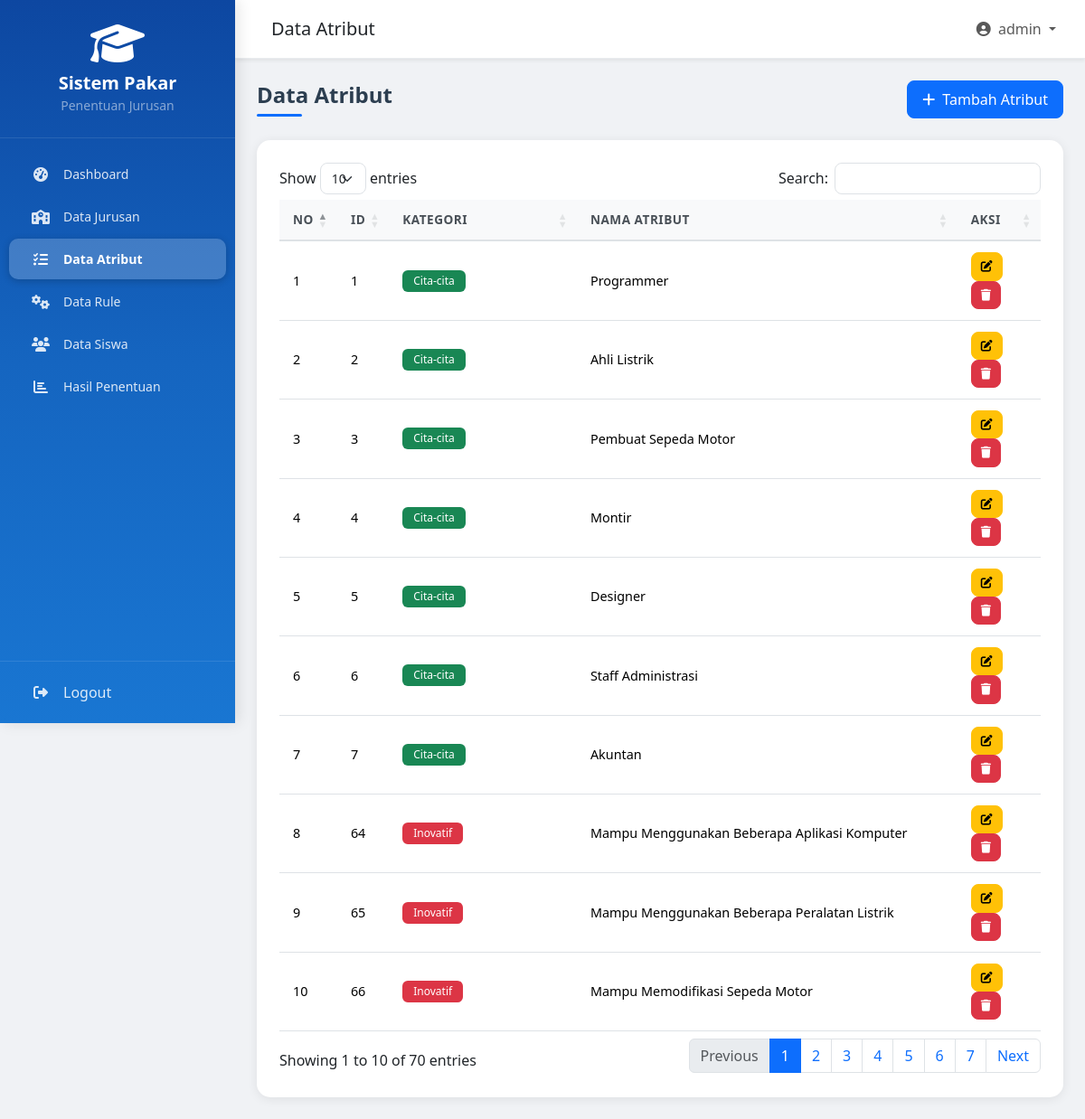
Page /admin/atribut.php (signed in) on the committed database.
### tables this page shows
CREATE TABLE atribut (
    id_atribut INT AUTO_INCREMENT PRIMARY KEY,
    kategori VARCHAR(50) NOT NULL,
    nama_atribut VARCHAR(200) NOT NULL
);

### config/database.php (called while the page is built, shortened)
<?php
$doc_root = rtrim(str_replace('\\', '/', $_SERVER['DOCUMENT_ROOT']), '/');
$proj_root = str_replace('\\', '/', ROOT_PATH);
if ($doc_root === $proj_root) {
    $base_url = '/';
} else {
    $base_url = '/' . basename(ROOT_PATH) . '/';
}
function base_url($path = '') {
    global $base_url;
    return $base_url . ltrim($path, '/');
}
function isLoggedIn() {
    return isset($_SESSION['logged_in']) && $_SESSION['logged_in'] === true;
}
function checkRole($role) {
    return isset($_SESSION['level']) && $_SESSION['level'] === $role;
}
?>

### admin/atribut.php (the view, shortened to what this page needs)
<?php
$page_title = 'Data Atribut';
require_once __DIR__ . '/../includes/session_start.php';
$atribut = $conn->query("SELECT * FROM atribut ORDER BY kategori, id_atribut");
$kategori_colors = [
    'Minat' => 'primary', 'Cita-cita' => 'success', 'Kesukaan' => 'info',
    'Keingintahuan' => 'warning', 'Kebutuhan' => 'danger', 'Motivasi' => 'secondary',
    'Bakat' => 'dark', 'Pengetahuan' => 'primary', 'Mudah Memahami' => 'success',
    'Mampu Mengenal Masalah' => 'info', 'Kreatif' => 'warning', 'Inovatif' => 'danger'
];
require_once __DIR__ . '/../includes/header.php';
?>
<div class="d-flex justify-content-between align-items-center mb-4">
    <h4 class="section-title mb-0">Data Atribut</h4>
    <button class="btn btn-primary" data-bs-toggle="modal" data-bs-target="#modalAtribut">
        <i class="fas fa-plus me-2"></i>Tambah Atribut
    </button>
</div>
<div class="card">
    <div class="card-body">
        <div class="table-responsive">
            <table class="table table-hover data-table">
                <thead>
                    <tr>
                        <th>No</th>
                        <th>ID</th>
                        <th>Kategori</th>
                        <th>Nama Atribut</th>
                        <th>Aksi</th>
                    </tr>
                </thead>
                <tbody>
                    <?php if ($atribut && $atribut->num_rows > 0): ?>
                        <?php $no = 1; while ($row = $atribut->fetch_assoc()): ?>
                        <tr>
                            <td><?= $no++ ?></td>
                            <td><?= $row['id_atribut'] ?></td>
                            <td>
                                <span class="badge bg-<?= $kategori_colors[$row['kategori']] ?? 'secondary' ?>">
                                    <?= htmlspecialchars($row['kategori']) ?>
                                </span>
                            </td>
                            <td><?= htmlspecialchars($row['nama_atribut']) ?></td>
                            <td>
                                <button class="btn btn-sm btn-warning btn-edit"
                                        data-bs-toggle="modal" data-bs-target="#modalAtribut"
                                        data-url="<?= base_url('admin/ajax/atribut_ajax.php') ?>"
                                        data-id="<?= $row['id_atribut'] ?>">
                                    <i class="fas fa-edit"></i>
                                </button>
                                <button class="btn btn-sm btn-danger btn-delete"
                                        data-url="<?= base_url('admin/ajax/atribut_ajax.php') ?>"
                                        data-id="<?= $row['id_atribut'] ?>">
                                    <i class="fas fa-trash"></i>
                                </button>
                            </td>
                        </tr>
                        <?php endwhile; ?>
                    <?php endif; ?>
                </tbody>
            </table>
        </div>
    </div>
</div>
<?php require_once __DIR__ . '/../includes/footer.php'; ?>

### includes/header.php (shortened to what this page needs)
<?php
$page_title = $page_title ?? 'Sistem Pakar Penentuan Jurusan';
?>
<!DOCTYPE html>
<html lang="id">
<head>
    <link href="https://cdn.jsdelivr.net/npm/bootstrap@5.3.3/dist/css/bootstrap.min.css" rel="stylesheet">
    <link href="https://cdnjs.cloudflare.com/ajax/libs/font-awesome/6.5.1/css/all.min.css" rel="stylesheet">
    <link href="https://cdn.datatables.net/1.13.8/css/dataTables.bootstrap5.min.css" rel="stylesheet">
    <link href="https://cdn.jsdelivr.net/npm/sweetalert2@11/dist/sweetalert2.min.css" rel="stylesheet">
    <link href="<?= base_url('assets/css/style.css') ?>" rel="stylesheet">
</head>
<body>
    <div class="wrapper">
        <?php if (isLoggedIn()): ?>
        <?php include ROOT_PATH . '/includes/sidebar.php'; ?>
        <div class="main-content">
            <nav class="navbar navbar-expand-lg navbar-light bg-white shadow-sm px-4">
                <h5 class="mb-0 ms-3"><?= htmlspecialchars($page_title) ?></h5>
                <ul class="navbar-nav ms-auto">
                    <li class="nav-item dropdown">
                        <a class="nav-link dropdown-toggle" href="#" role="button" data-bs-toggle="dropdown">
                            <i class="fas fa-user-circle me-1"></i>
                            <?= htmlspecialchars($_SESSION['username'] ?? '') ?>
                        </a>
                    </li>
                </ul>
            </nav>
            <div class="content p-4">
<?php endif; ?>

### includes/sidebar.php (shortened to what this page needs)
<?php
$current_page = basename($_SERVER['PHP_SELF']);
$current_dir = basename(dirname($_SERVER['PHP_SELF']));
$is_admin = checkRole('admin');
?>
<div class="sidebar" id="sidebar">
    <div class="sidebar-header text-center py-4">
        <i class="fas fa-graduation-cap fa-3x text-white mb-2"></i>
        <h5 class="text-white mb-0">Sistem Pakar</h5>
        <small class="text-white-50">Penentuan Jurusan</small>
    </div>
    <ul class="sidebar-nav">
        <?php if ($is_admin): ?>
        <li class="<?= ($current_page == 'dashboard.php' && $current_dir == 'admin') ? 'active' : '' ?>">
            <a href="<?= base_url('admin/dashboard.php') ?>">
                <i class="fas fa-tachometer-alt"></i>
                <span>Dashboard</span>
            </a>
        </li>
        <li class="<?= ($current_page == 'jurusan.php') ? 'active' : '' ?>">
            <a href="<?= base_url('admin/jurusan.php') ?>">
                <i class="fas fa-school"></i>
                <span>Data Jurusan</span>
            </a>
        </li>
        <li class="<?= ($current_page == 'atribut.php') ? 'active' : '' ?>">
            <a href="<?= base_url('admin/atribut.php') ?>">
                <i class="fas fa-list-check"></i>
                <span>Data Atribut</span>
            </a>
        </li>
        <li class="<?= ($current_page == 'rule.php') ? 'active' : '' ?>">
            <a href="<?= base_url('admin/rule.php') ?>">
                <i class="fas fa-cogs"></i>
                <span>Data Rule</span>
            </a>
        </li>
        <li class="<?= ($current_page == 'siswa.php') ? 'active' : '' ?>">
            <a href="<?= base_url('admin/siswa.php') ?>">
                <i class="fas fa-users"></i>
                <span>Data Siswa</span>
            </a>
        </li>
        <li class="<?= ($current_page == 'hasil.php' && $current_dir == 'admin') ? 'active' : '' ?>">
            <a href="<?= base_url('admin/hasil.php') ?>">
                <i class="fas fa-chart-bar"></i>
                <span>Hasil Penentuan</span>
            </a>
        </li>
        <?php endif; ?>
    </ul>
    <div class="sidebar-footer">
        <a href="<?= base_url('auth/logout.php') ?>">
            <i class="fas fa-sign-out-alt"></i>
            <span>Logout</span>
        </a>
    </div>
</div>

### includes/footer.php (shortened to what this page needs)
<?php if (isLoggedIn()): ?>
            </div>
        </div>
        <?php endif; ?>
    </div>
</body>
</html>

### assets/css/style.css (style rules this page uses)
:root { --primary-color: #0d6efd; --primary-dark: #0a58ca; --sidebar-width: 260px; --sidebar-bg: linear-gradient(180deg, #0d47a1 0%, #1565c0 50%, #1976d2 100%); --sidebar-text: #ffffff; --sidebar-hover: rgba(255, 255, 255, 0.1); --sidebar-active: rgba(255, 255, 255, 0.2); }
body { font-family: 'Segoe UI', Tahoma, Geneva, Verdana, sans-serif; background-color: #f0f2f5; overflow-x: hidden; }
.sidebar { position: fixed; top: 0; left: 0; width: var(--sidebar-width); height: 100vh; background: var(--sidebar-bg); z-index: 1050; transition: transform 0.3s ease; display: flex; flex-direction: column; box-shadow: 4px 0 15px rgba(0, 0, 0, 0.1); }
.sidebar-header { border-bottom: 1px solid rgba(255, 255, 255, 0.1); padding: 20px 15px; }
.sidebar-header h5 { font-weight: 700; margin-bottom: 2px; }
.sidebar-nav { list-style: none; padding: 15px 0; margin: 0; flex: 1; overflow-y: auto; }
.sidebar-nav li { margin: 2px 10px; }
.sidebar-nav li a { display: flex; align-items: center; padding: 12px 20px; color: rgba(255, 255, 255, 0.85); text-decoration: none; border-radius: 10px; transition: all 0.3s ease; font-size: 14px; }
.sidebar-nav li.active a { background: var(--sidebar-active); color: #ffffff; font-weight: 600; box-shadow: 0 2px 8px rgba(0, 0, 0, 0.2); }
.sidebar-nav li a i { width: 30px; text-align: center; margin-right: 10px; font-size: 16px; }
.sidebar-footer { border-top: 1px solid rgba(255, 255, 255, 0.1); padding: 10px; }
.sidebar-footer a { display: flex; align-items: center; padding: 12px 20px; color: rgba(255, 255, 255, 0.85); text-decoration: none; border-radius: 10px; transition: all 0.3s ease; }
.sidebar-footer a i { width: 30px; text-align: center; margin-right: 10px; }
.main-content { margin-left: var(--sidebar-width); min-height: 100vh; transition: margin-left 0.3s ease; }
.main-content .navbar { border-bottom: 1px solid #e9ecef; padding: 12px 0; }
.card { border: none; border-radius: 15px; box-shadow: 0 2px 12px rgba(0, 0, 0, 0.08); }
.card-body { padding: 25px; }
.btn { border-radius: 8px; font-weight: 500; padding: 8px 16px; transition: all 0.3s ease; }
.btn-primary { background: var(--primary-color); border-color: var(--primary-color); }
.btn-sm { padding: 5px 10px; font-size: 0.8rem; }
.table { margin-bottom: 0; }
.table thead th { background: #f8f9fa; font-weight: 600; font-size: 0.85rem; text-transform: uppercase; letter-spacing: 0.5px; color: #495057; border-bottom: 2px solid #dee2e6; padding: 12px 15px; }
.table tbody td { padding: 12px 15px; vertical-align: middle; font-size: 0.9rem; }
.badge { padding: 6px 12px; font-weight: 500; border-radius: 6px; font-size: 0.75rem; }
.section-title { font-weight: 700; color: #2c3e50; margin-bottom: 20px; position: relative; padding-bottom: 10px; }
.section-title::after { content: ''; position: absolute; bottom: 0; left: 0; width: 50px; height: 3px; background: var(--primary-color); border-radius: 3px; }

### rows in the picture
atribut: id_atribut "1", kategori "Cita-cita", nama_atribut "Programmer"
atribut: id_atribut "2", kategori "Cita-cita", nama_atribut "Ahli Listrik"
atribut: id_atribut "3", kategori "Cita-cita", nama_atribut "Pembuat Sepeda Motor"
atribut: id_atribut "4", kategori "Cita-cita", nama_atribut "Montir"
atribut: id_atribut "5", kategori "Cita-cita", nama_atribut "Designer"
atribut: id_atribut "6", kategori "Cita-cita", nama_atribut "Staff Administrasi"
atribut: id_atribut "7", kategori "Cita-cita", nama_atribut "Akuntan"
atribut: id_atribut "64", kategori "Inovatif", nama_atribut "Mampu Menggunakan Beberapa Aplikasi Komputer"
atribut: id_atribut "65", kategori "Inovatif", nama_atribut "Mampu Menggunakan Beberapa Peralatan Listrik"
atribut: id_atribut "66", kategori "Inovatif", nama_atribut "Mampu Memodifikasi Sepeda Motor"

### other values in the picture
$page_title "Data Atribut"
$_SESSION['username'] "admin"
